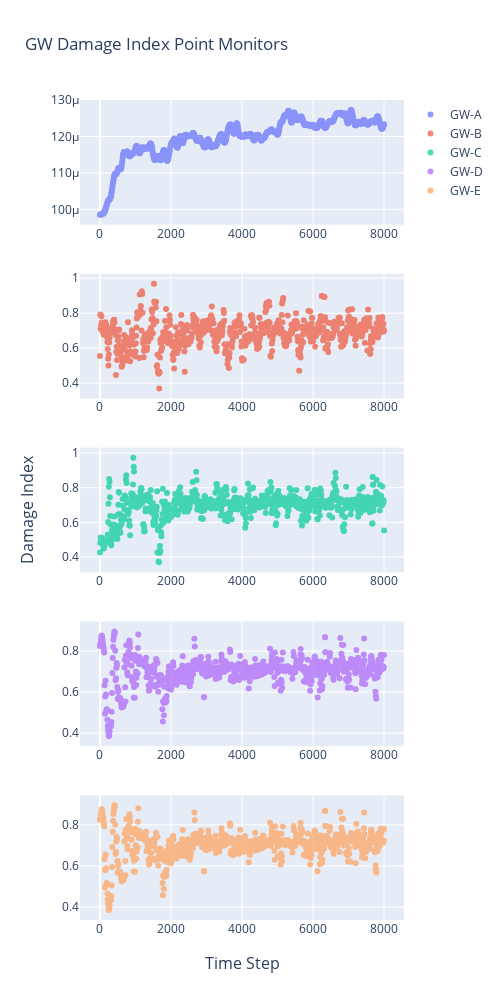

Notebook cell for this chart:
### Code cell
color10_16 = ['#636EFA', '#EF553B', '#00CC96', '#AB63FA', '#FFA15A', '#19D3F3', '#FF6692', '#B6E880', '#FF97FF',
              '#FECB52']
scatter_opacity = 0.7
mean_opacity = scatter_opacity

fig = make_subplots(
    rows=5,
    cols=1,
    shared_xaxes=False,
    x_title="Time Step",
    y_title="Damage Index")
# subplot_titles=("Point A", "Quadrant 2"))

fig.add_trace(go.Scatter(x=resid_dict['point-GW-a.out']['Time Step'],
                         y=resid_dict['point-GW-a.out']['point-gw-a'],
                         mode='markers',
                         opacity=scatter_opacity,
                         name='GW-A',
                         line=dict(color=color10_16[0])),
              row=1, col=1)
# fig.add_trace(go.Scatter(x=bin_df['bin_centres'],
#                          y=bin_df['point-gw-a_bin_mean'],
#                          mode='markers+lines',
#                          name='Mean +/- STD',
#                          line=dict(color='black'),
#                          opacity=.55,
#                          error_x_array=bin_df['point-gw-a_std'],
#                          showlegend=False),
#               row=1, col=1)

fig.add_trace(go.Scatter(x=resid_dict['point-GW-b.out']['Time Step'],
                         y=resid_dict['point-GW-b.out']['point-gw-b'],
                         mode='markers',
                         opacity=scatter_opacity,
                         name='GW-B',
                         line=dict(color=color10_16[1])),
              row=2, col=1)
# fig.add_trace(go.Scatter(x=bin_df['bin_centres'],
#                          y=bin_df['point-gw-b_bin_mean'],
#                          mode='markers+lines',
#                          name='Mean +/- STD',
#                          line=dict(color='black'),
#                          opacity=.55,
#                          error_x_array=bin_df['point-gw-b_std'],
#                          showlegend=False),
#               row=2, col=1)

fig.add_trace(go.Scatter(x=resid_dict['point-GW-c.out']['Time Step'],
                         y=resid_dict['point-GW-c.out']['point-gw-c'],
                         mode='markers',
                         opacity=scatter_opacity,
                         name='GW-C',
                         line=dict(color=color10_16[2]),
                         showlegend=True),
              row=3, col=1)
# fig.add_trace(go.Scatter(x=bin_df['bin_centres'],
#                          y=bin_df['point-gw-c_bin_mean'],
#                          mode='markers+lines',
#                          name='Mean +/- STD',
#                          line=dict(color='black'),
#                          opacity=.55,
#                          error_x_array=bin_df['point-gw-c_std'],
#                          showlegend=False),
#               row=3, col=1)

fig.add_trace(go.Scatter(x=resid_dict['point-GW-d.out']['Time Step'],
                         y=resid_dict['point-GW-d.out']['point-gw-d'],
                         mode='markers',
                         opacity=scatter_opacity,
                         name='GW-D',
                         line=dict(color=color10_16[3]),
                         showlegend=True),
              row=4, col=1)
# fig.add_trace(go.Scatter(x=bin_df['bin_centres'],
#                          y=bin_df['point-gw-d_bin_mean'],
#                          mode='markers+lines',
#                          name='Mean +/- STD',
#                          line=dict(color='black'),
#                          opacity=.55,
#                          error_x_array=bin_df['point-gw-d_std'],
#                          showlegend=False),
#               row=4, col=1)

fig.add_trace(go.Scatter(x=resid_dict['point-GW-e.out']['Time Step'],
                         y=resid_dict['point-GW-e.out']['point-gw-e'],
                         mode='markers',
                         opacity=scatter_opacity,
                         name='GW-E',
                         line=dict(color=color10_16[4]),
                         showlegend=True),
              row=5, col=1)
# fig.add_trace(go.Scatter(x=bin_df['bin_centres'],
#                          y=bin_df['point-gw-e_bin_mean'],
#                          mode='markers+lines',
#                          name='Mean +/- STD',
#                          line=dict(color='black'),
#                          opacity=.55,
#                          error_x_array=bin_df['point-gw-e_std'],
#                          showlegend=True),
#               row=5, col=1)

fig.update_layout(height=1000, width=500,
                  title_text="GW Damage Index Point Monitors")

fig.show()
fig.write_image(r"/Users/jdtarriela/Downloads/c5-mesh-comp/Point_monitor_gw-2.png")

### Figure 1 — Plotly figure (JSON) as saved in the notebook; plotly's stock layout.template omitted (floating-point values rounded to 4 significant figures; data arrays with more than 128 entries replaced by an {"elided": "..."} marker saying what was removed)
{"data": [{"line": {"color": "#636EFA"}, "mode": "markers", "name": "GW-A", "opacity": 0.7, "type": "scatter", "x": {"elided": "864 int values"}, "xaxis": "x", "y": {"elided": "864 float values"}, "yaxis": "y"}, {"line": {"color": "#EF553B"}, "mode": "markers", "name": "GW-B", "opacity": 0.7, "type": "scatter", "x": {"elided": "848 int values"}, "xaxis": "x2", "y": {"elided": "848 float values"}, "yaxis": "y2"}, {"line": {"color": "#00CC96"}, "mode": "markers", "name": "GW-C", "opacity": 0.7, "showlegend": true, "type": "scatter", "x": {"elided": "835 int values"}, "xaxis": "x3", "y": {"elided": "835 float values"}, "yaxis": "y3"}, {"line": {"color": "#AB63FA"}, "mode": "markers", "name": "GW-D", "opacity": 0.7, "showlegend": true, "type": "scatter", "x": {"elided": "856 int values"}, "xaxis": "x4", "y": {"elided": "856 float values"}, "yaxis": "y4"}, {"line": {"color": "#FFA15A"}, "mode": "markers", "name": "GW-E", "opacity": 0.7, "showlegend": true, "type": "scatter", "x": {"elided": "856 int values"}, "xaxis": "x5", "y": {"elided": "856 float values"}, "yaxis": "y5"}], "layout": {"annotations": [{"font": {"size": 16}, "showarrow": false, "text": "Time Step", "x": 0.5, "xanchor": "center", "xref": "paper", "y": 0, "yanchor": "top", "yref": "paper", "yshift": -30}, {"font": {"size": 16}, "showarrow": false, "text": "Damage Index", "textangle": -90, "x": 0, "xanchor": "right", "xref": "paper", "xshift": -40, "y": 0.5, "yanchor": "middle", "yref": "paper"}], "height": 1000, "title": {"text": "GW Damage Index Point Monitors"}, "width": 500, "xaxis": {"anchor": "y", "domain": [0.0, 1.0]}, "xaxis2": {"anchor": "y2", "domain": [0.0, 1.0]}, "xaxis3": {"anchor": "y3", "domain": [0.0, 1.0]}, "xaxis4": {"anchor": "y4", "domain": [0.0, 1.0]}, "xaxis5": {"anchor": "y5", "domain": [0.0, 1.0]}, "yaxis": {"anchor": "x", "domain": [0.848, 1.0]}, "yaxis2": {"anchor": "x2", "domain": [0.636, 0.788]}, "yaxis3": {"anchor": "x3", "domain": [0.424, 0.576]}, "yaxis4": {"anchor": "x4", "domain": [0.212, 0.364]}, "yaxis5": {"anchor": "x5", "domain": [0.0, 0.152]}}}
